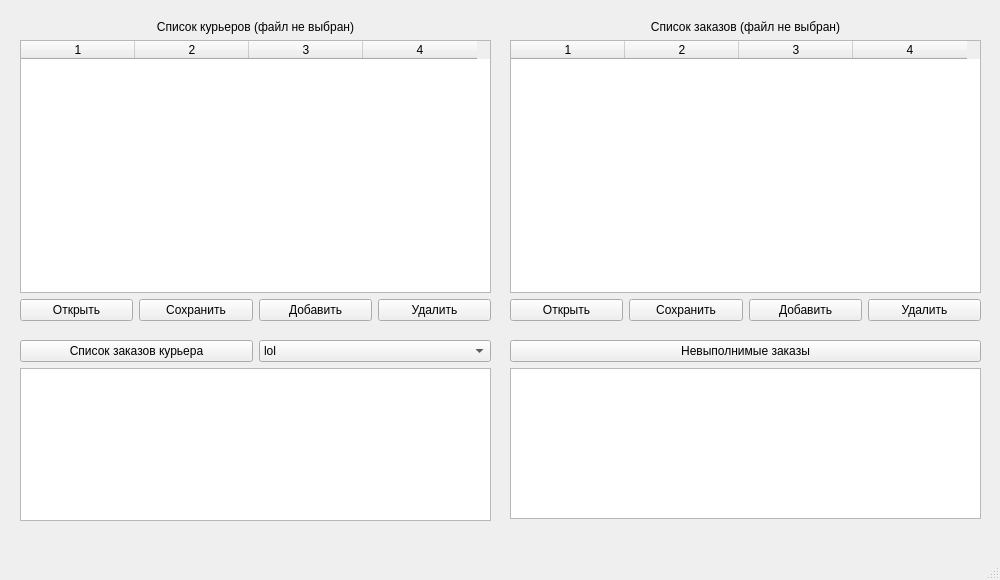
<?xml version="1.0" encoding="UTF-8"?>
<ui version="4.0">
 <class>MainWindow</class>
 <widget class="QMainWindow" name="MainWindow">
  <property name="geometry">
   <rect>
    <x>0</x>
    <y>0</y>
    <width>1000</width>
    <height>580</height>
   </rect>
  </property>
  <property name="windowTitle">
   <string>Delivery</string>
  </property>
  <widget class="QWidget" name="centralwidget">
   <widget class="QWidget" name="verticalLayoutWidget">
    <property name="geometry">
     <rect>
      <x>20</x>
      <y>20</y>
      <width>471</width>
      <height>301</height>
     </rect>
    </property>
    <layout class="QVBoxLayout" name="verticalLayout">
     <item>
      <widget class="QLabel" name="label">
       <property name="text">
        <string>Список курьеров (файл не выбран)</string>
       </property>
       <property name="alignment">
        <set>Qt::AlignCenter</set>
       </property>
      </widget>
     </item>
     <item>
      <widget class="QTableWidget" name="tableWidget_2">
       <property name="columnCount">
        <number>4</number>
       </property>
       <attribute name="horizontalHeaderDefaultSectionSize">
        <number>114</number>
       </attribute>
       <column/>
       <column/>
       <column/>
       <column/>
      </widget>
     </item>
     <item>
      <layout class="QHBoxLayout" name="horizontalLayout_5">
       <item>
        <widget class="QPushButton" name="pushButton_8">
         <property name="text">
          <string>Открыть</string>
         </property>
        </widget>
       </item>
       <item>
        <widget class="QPushButton" name="pushButton_10">
         <property name="text">
          <string>Сохранить</string>
         </property>
        </widget>
       </item>
       <item>
        <widget class="QPushButton" name="pushButton_4">
         <property name="text">
          <string>Добавить</string>
         </property>
        </widget>
       </item>
       <item>
        <widget class="QPushButton" name="pushButton_5">
         <property name="text">
          <string>Удалить</string>
         </property>
        </widget>
       </item>
      </layout>
     </item>
    </layout>
   </widget>
   <widget class="QWidget" name="verticalLayoutWidget_2">
    <property name="geometry">
     <rect>
      <x>510</x>
      <y>20</y>
      <width>471</width>
      <height>301</height>
     </rect>
    </property>
    <layout class="QVBoxLayout" name="verticalLayout_2">
     <item>
      <widget class="QLabel" name="label_2">
       <property name="text">
        <string>Список заказов (файл не выбран)</string>
       </property>
       <property name="alignment">
        <set>Qt::AlignCenter</set>
       </property>
      </widget>
     </item>
     <item>
      <widget class="QTableWidget" name="tableWidget">
       <property name="columnCount">
        <number>4</number>
       </property>
       <attribute name="horizontalHeaderDefaultSectionSize">
        <number>114</number>
       </attribute>
       <column/>
       <column/>
       <column/>
       <column/>
      </widget>
     </item>
     <item>
      <layout class="QHBoxLayout" name="horizontalLayout_3">
       <item>
        <widget class="QPushButton" name="pushButton_9">
         <property name="text">
          <string>Открыть</string>
         </property>
        </widget>
       </item>
       <item>
        <widget class="QPushButton" name="pushButton_11">
         <property name="text">
          <string>Сохранить</string>
         </property>
        </widget>
       </item>
       <item>
        <widget class="QPushButton" name="pushButton_6">
         <property name="text">
          <string>Добавить</string>
         </property>
        </widget>
       </item>
       <item>
        <widget class="QPushButton" name="pushButton_7">
         <property name="text">
          <string>Удалить</string>
         </property>
        </widget>
       </item>
      </layout>
     </item>
    </layout>
   </widget>
   <widget class="QWidget" name="verticalLayoutWidget_4">
    <property name="geometry">
     <rect>
      <x>510</x>
      <y>340</y>
      <width>471</width>
      <height>179</height>
     </rect>
    </property>
    <layout class="QVBoxLayout" name="verticalLayout_6">
     <item>
      <widget class="QPushButton" name="pushButton_2">
       <property name="text">
        <string>Невыполнимые заказы</string>
       </property>
      </widget>
     </item>
     <item>
      <widget class="QListWidget" name="listWidget_2"/>
     </item>
    </layout>
   </widget>
   <widget class="QWidget" name="verticalLayoutWidget_3">
    <property name="geometry">
     <rect>
      <x>20</x>
      <y>340</y>
      <width>471</width>
      <height>181</height>
     </rect>
    </property>
    <layout class="QVBoxLayout" name="verticalLayout_3">
     <item>
      <layout class="QHBoxLayout" name="horizontalLayout">
       <item>
        <widget class="QPushButton" name="pushButton_3">
         <property name="text">
          <string>Список заказов курьера</string>
         </property>
        </widget>
       </item>
       <item>
        <widget class="QComboBox" name="comboBox">
         <item>
          <property name="text">
           <string>lol</string>
          </property>
         </item>
         <item>
          <property name="text">
           <string>kek</string>
          </property>
         </item>
        </widget>
       </item>
      </layout>
     </item>
     <item>
      <widget class="QListWidget" name="listWidget"/>
     </item>
    </layout>
   </widget>
  </widget>
  <widget class="QMenuBar" name="menubar">
   <property name="geometry">
    <rect>
     <x>0</x>
     <y>0</y>
     <width>1000</width>
     <height>22</height>
    </rect>
   </property>
  </widget>
  <widget class="QStatusBar" name="statusbar"/>
 </widget>
 <resources/>
 <connections/>
</ui>
